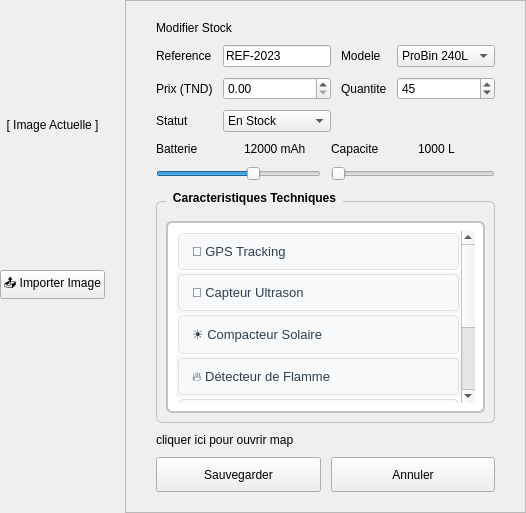
                       <widget class="QWidget" name="prod_modification">
                        <property name="autoFillBackground">
                         <bool>false</bool>
                        </property>
                        <layout class="QHBoxLayout" name="prod_modifier_hLayout">
                         <property name="spacing">
                          <number>0</number>
                         </property>
                         <property name="leftMargin">
                          <number>0</number>
                         </property>
                         <property name="topMargin">
                          <number>0</number>
                         </property>
                         <property name="rightMargin">
                          <number>0</number>
                         </property>
                         <property name="bottomMargin">
                          <number>0</number>
                         </property>
                         <item>
                          <layout class="QVBoxLayout" name="prod_modRightLayout">
                           <property name="spacing">
                            <number>0</number>
                           </property>
                           <property name="leftMargin">
                            <number>0</number>
                           </property>
                           <property name="topMargin">
                            <number>0</number>
                           </property>
                           <property name="rightMargin">
                            <number>0</number>
                           </property>
                           <property name="bottomMargin">
                            <number>0</number>
                           </property>
                           <item>
                            <layout class="QHBoxLayout" name="prod_hl_mod_split">
                             <property name="spacing">
                              <number>20</number>
                             </property>
                             <item>
                              <layout class="QVBoxLayout" name="prod_vl_img_mod">
                               <item>
                                <widget class="QLabel" name="prod_imgBin">
                                 <property name="minimumSize">
                                  <size>
                                   <width>0</width>
                                   <height>250</height>
                                  </size>
                                 </property>
                                 <property name="maximumSize">
                                  <size>
                                   <width>16777215</width>
                                   <height>250</height>
                                  </size>
                                 </property>
                                 <property name="text">
                                  <string>[ Image Actuelle ]</string>
                                 </property>
                                 <property name="alignment">
                                  <set>Qt::AlignmentFlag::AlignCenter</set>
                                 </property>
                                </widget>
                               </item>
                               <item>
                                <widget class="QPushButton" name="prod_btnUpload_Mod">
                                 <property name="text">
                                  <string>📤 Importer Image</string>
                                 </property>
                                </widget>
                               </item>
                               <item>
                                <spacer>
                                 <property name="orientation">
                                  <enum>Qt::Orientation::Vertical</enum>
                                 </property>
                                 <property name="sizeHint" stdset="0">
                                  <size>
                                   <width>0</width>
                                   <height>0</height>
                                  </size>
                                 </property>
                                </spacer>
                               </item>
                              </layout>
                             </item>
                             <item>
                              <widget class="QFrame" name="prod_cardMod">
                               <property name="frameShape">
                                <enum>QFrame::Shape::StyledPanel</enum>
                               </property>
                               <layout class="QVBoxLayout" name="prod_verticalLayout_Mod">
                                <property name="spacing">
                                 <number>10</number>
                                </property>
                                <property name="leftMargin">
                                 <number>30</number>
                                </property>
                                <property name="topMargin">
                                 <number>20</number>
                                </property>
                                <property name="rightMargin">
                                 <number>30</number>
                                </property>
                                <property name="bottomMargin">
                                 <number>20</number>
                                </property>
                                <item>
                                 <widget class="QLabel" name="prod_lblTitleMod">
                                  <property name="text">
                                   <string>Modifier Stock</string>
                                  </property>
                                 </widget>
                                </item>
                                <item>
                                 <layout class="QGridLayout" name="prod_gl_inputs_mod">
                                  <item row="1" column="3">
                                   <widget class="QSpinBox" name="prod_sb_qty_mod">
                                    <property name="value">
                                     <number>45</number>
                                    </property>
                                   </widget>
                                  </item>
                                  <item row="2" column="0">
                                   <widget class="QLabel" name="prod_l_stat_m">
                                    <property name="text">
                                     <string>Statut</string>
                                    </property>
                                   </widget>
                                  </item>
                                  <item row="1" column="2">
                                   <widget class="QLabel" name="prod_l_qty_m">
                                    <property name="text">
                                     <string>Quantite</string>
                                    </property>
                                   </widget>
                                  </item>
                                  <item row="0" column="3">
                                   <widget class="QComboBox" name="prod_cb_model_mod">
                                    <item>
                                     <property name="text">
                                      <string>ProBin 240L</string>
                                     </property>
                                    </item>
                                   </widget>
                                  </item>
                                  <item row="2" column="1">
                                   <widget class="QComboBox" name="prod_cb_status_mod">
                                    <item>
                                     <property name="text">
                                      <string>En Stock</string>
                                     </property>
                                    </item>
                                   </widget>
                                  </item>
                                  <item row="1" column="1">
                                   <widget class="QDoubleSpinBox" name="prod_dsb_price_mod">
                                    <property name="value">
                                     <double>0.000000000000000</double>
                                    </property>
                                   </widget>
                                  </item>
                                  <item row="0" column="1">
                                   <widget class="QLineEdit" name="prod_ln_ref_mod">
                                    <property name="text">
                                     <string>REF-2023</string>
                                    </property>
                                    <property name="readOnly">
                                     <bool>true</bool>
                                    </property>
                                   </widget>
                                  </item>
                                  <item row="0" column="2">
                                   <widget class="QLabel" name="prod_l2_m">
                                    <property name="text">
                                     <string>Modele</string>
                                    </property>
                                   </widget>
                                  </item>
                                  <item row="1" column="0">
                                   <widget class="QLabel" name="prod_l_px_m">
                                    <property name="text">
                                     <string>Prix (TND)</string>
                                    </property>
                                   </widget>
                                  </item>
                                  <item row="0" column="0">
                                   <widget class="QLabel" name="prod_l1_m">
                                    <property name="text">
                                     <string>Reference</string>
                                    </property>
                                   </widget>
                                  </item>
                                 </layout>
                                </item>
                                <item>
                                 <layout class="QHBoxLayout" name="prod_hl_sliders_mod">
                                  <item>
                                   <layout class="QVBoxLayout" name="prod_vl_bat_mod">
                                    <item>
                                     <layout class="QHBoxLayout" name="prod_hl_bat_mod">
                                      <item>
                                       <widget class="QLabel" name="prod_l_bat_m">
                                        <property name="text">
                                         <string>Batterie</string>
                                        </property>
                                       </widget>
                                      </item>
                                      <item>
                                       <widget class="QLabel" name="prod_label_m">
                                        <property name="text">
                                         <string>12000 mAh</string>
                                        </property>
                                       </widget>
                                      </item>
                                     </layout>
                                    </item>
                                    <item>
                                     <widget class="QSlider" name="prod_slider_bat_mod">
                                      <property name="maximum">
                                       <number>20000</number>
                                      </property>
                                      <property name="value">
                                       <number>12000</number>
                                      </property>
                                      <property name="orientation">
                                       <enum>Qt::Orientation::Horizontal</enum>
                                      </property>
                                     </widget>
                                    </item>
                                   </layout>
                                  </item>
                                  <item>
                                   <layout class="QVBoxLayout" name="prod_vl_cap_mod">
                                    <item>
                                     <layout class="QHBoxLayout" name="prod_hl_cap_mod">
                                      <item>
                                       <widget class="QLabel" name="prod_l_cap_m">
                                        <property name="text">
                                         <string>Capacite</string>
                                        </property>
                                       </widget>
                                      </item>
                                      <item>
                                       <widget class="QLabel" name="prod_label_4_m">
                                        <property name="text">
                                         <string>1000 L</string>
                                        </property>
                                       </widget>
                                      </item>
                                     </layout>
                                    </item>
                                    <item>
                                     <widget class="QSlider" name="prod_slider_cap_mod">
                                      <property name="maximum">
                                       <number>1000</number>
                                      </property>
                                      <property name="orientation">
                                       <enum>Qt::Orientation::Horizontal</enum>
                                      </property>
                                     </widget>
                                    </item>
                                   </layout>
                                  </item>
                                 </layout>
                                </item>
                                <item>
                                 <widget class="QGroupBox" name="prod_gb_characteristics_mod">
                                  <property name="styleSheet">
                                   <string>
                            QGroupBox {
                             font-weight: bold;
                             border: 1px solid #bdc3c7;
                             border-radius: 6px;
                             margin-top: 10px;
                             padding-top: 10px;
                            }
                            QGroupBox::title {
                             subcontrol-origin: margin;
                             left: 10px;
                             padding: 0 5px;
                             color: black;
                             color: black;
                            }
                           </string>
                                  </property>
                                  <property name="title">
                                   <string>Caracteristiques Techniques</string>
                                  </property>
                                  <layout class="QVBoxLayout" name="prod_vl_characteristics_mod">
                                   <item>
                                    <widget class="QListWidget" name="prod_lstCharacteristics_mod">
                                     <property name="styleSheet">
                                      <string>QListWidget {
                                 border: 2px solid #bdc3c7;
                                 background-color: white;
                                 border-radius: 6px;
                                 padding: 8px;
                                 font-size: 13px;
                                }
                                QListWidget::item {
                                 padding: 10px;
                                 margin: 2px;
                                 border: 1px solid #e0e0e0;
                                 border-radius: 5px;
                                 background-color: #f8f9fa;
                                 color: #2c3e50;
                                }
                                QListWidget::item:selected {
                                 background-color: #3498db;
                                 color: white;
                                 border: 2px solid #2980b9;
                                 font-weight: bold;
                                }
                                QListWidget::item:hover:!selected {
                                 background-color: #e3f2fd;
                                 border: 1px solid #90caf9;
                                }
                               </string>
                                     </property>
                                     <property name="alternatingRowColors">
                                      <bool>true</bool>
                                     </property>
                                     <property name="selectionMode">
                                      <enum>QAbstractItemView::SelectionMode::MultiSelection</enum>
                                     </property>
                                     <item>
                                      <property name="text">
                                       <string>📍 GPS Tracking</string>
                                      </property>
                                     </item>
                                     <item>
                                      <property name="text">
                                       <string>📡 Capteur Ultrason</string>
                                      </property>
                                     </item>
                                     <item>
                                      <property name="text">
                                       <string>☀️ Compacteur Solaire</string>
                                      </property>
                                     </item>
                                     <item>
                                      <property name="text">
                                       <string>🔥 Détecteur de Flamme</string>
                                      </property>
                                     </item>
                                     <item>
                                      <property name="text">
                                       <string>🔒 Verrouillage Auto</string>
                                      </property>
                                     </item>
                                     <item>
                                      <property name="text">
                                       <string>🌐 Intégration IoT</string>
                                      </property>
                                     </item>
                                     <item>
                                      <property name="text">
                                       <string>🌬️ Anti-Odeur</string>
                                      </property>
                                     </item>
                                    </widget>
                                   </item>
                                  </layout>
                                 </widget>
                                </item>
                                <item>
                                 <widget class="QLabel" name="prod_l5_m">
                                  <property name="text">
                                   <string>cliquer ici pour ouvrir map</string>
                                  </property>
                                 </widget>
                                </item>
                                <item>
                                 <layout class="QHBoxLayout" name="prod_btns_mod">
                                  <item>
                                   <widget class="QPushButton" name="prod_btnSave_Mod">
                                    <property name="minimumSize">
                                     <size>
                                      <width>0</width>
                                      <height>35</height>
                                     </size>
                                    </property>
                                    <property name="text">
                                     <string>Sauvegarder</string>
                                    </property>
                                   </widget>
                                  </item>
                                  <item>
                                   <widget class="QPushButton" name="prod_btnCancel_Mod">
                                    <property name="minimumSize">
                                     <size>
                                      <width>0</width>
                                      <height>35</height>
                                     </size>
                                    </property>
                                    <property name="text">
                                     <string>Annuler</string>
                                    </property>
                                   </widget>
                                  </item>
                                 </layout>
                                </item>
                               </layout>
                              </widget>
                             </item>
                            </layout>
                           </item>
                          </layout>
                         </item>
                        </layout>
                       </widget>
